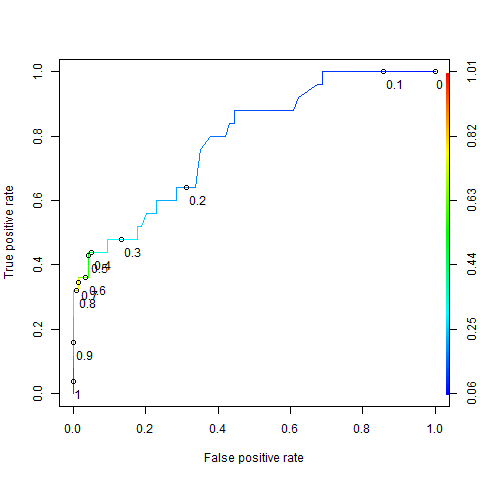

Recreate this plot in R.
png(file="D:\\BSCIT\\TY\\6TH SEM\\TYIT-6TH-SEM\\Practical_Practice\\BI\\Prac10\\again_3.png")
qualityOgData=read.csv("D:\\BSCIT\\TY\\6TH SEM\\TYIT-6TH-SEM\\BI\\Pracs\\Resources\\quality.csv")
str(qualityOgData)
table(qualityOgData$PoorCare)

library(caTools)
library(ROCR)

set.seed(48)
split=sample.split(qualityOgData,SplitRatio=0.75)
trainData=subset(qualityOgData,split==TRUE)
testData=subset(qualityOgData,split==FALSE)
#row(trainData)

#get/create the model
model= glm(PoorCare~Narcotics+OfficeVisits, trainData$PoorCare, family=binomial)

#predict the values using the model
pred= predict(model,type="response")

#group the predicted values acc to the PoorCare values and find their mean
tapply(pred, trainData$PoorCare,mean)

#see a table with which we can calculate the tpr(true positive rate) and fpr(false positive rate)
table(pred >0.5,trainData$PoorCare)


#use ROCR package to give the tpr and fpr

#label the predictions made earlier
#pred is a vector that contains the vectors and label it with PoorCare values
rocrPred=prediction(pred,trainData$PoorCare)

#we are taking tpr and fpr as performance measures
perf=performance(rocrPred, "tpr","fpr")

#plot it
plot(perf, colorize=TRUE, print.cutoffs.at=seq(0,1,by=0.1),text.adj=c(-0.2,1.7))
dev.off()
